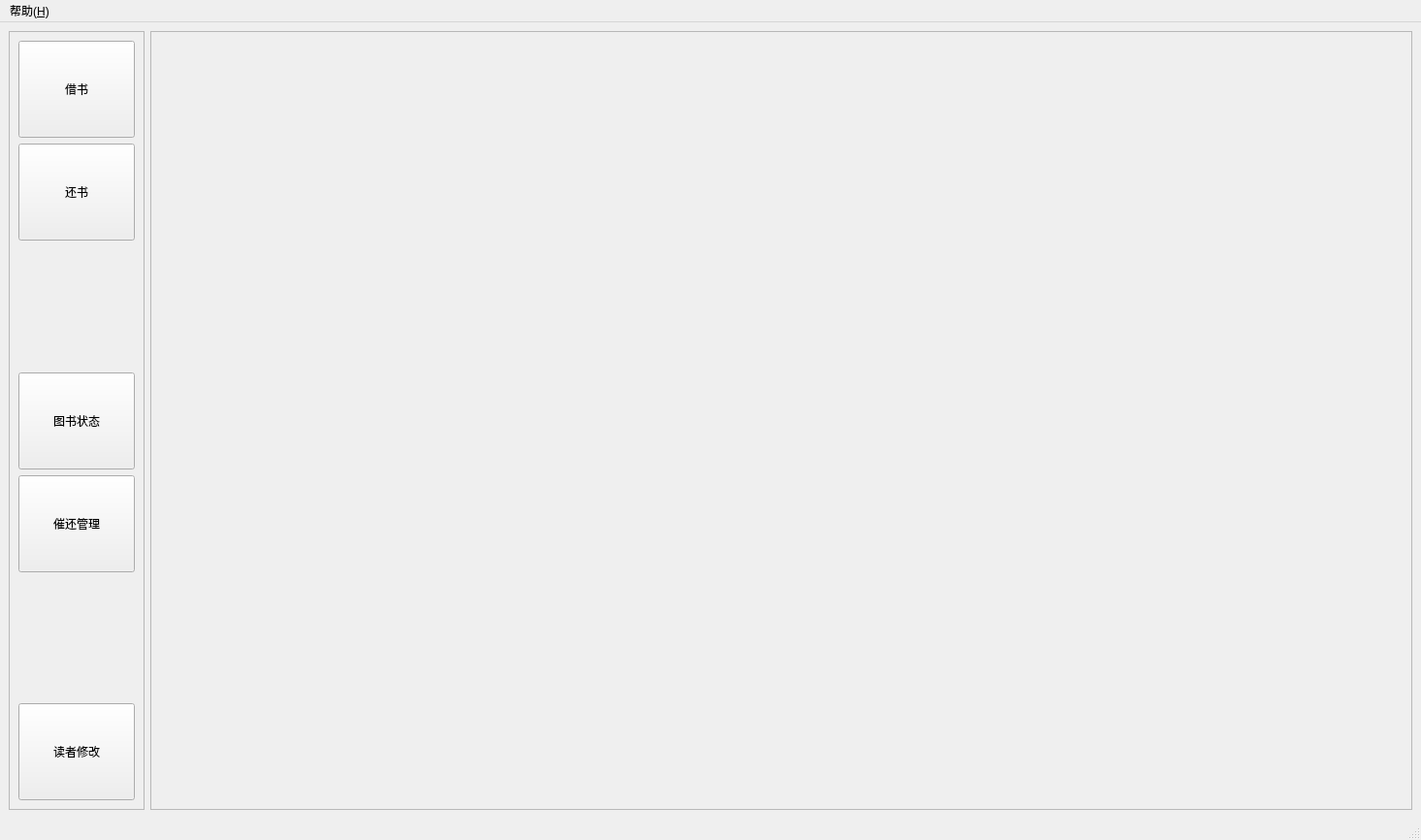
<?xml version="1.0" encoding="UTF-8"?>
<ui version="4.0">
 <class>MainWindow</class>
 <widget class="QMainWindow" name="MainWindow">
  <property name="geometry">
   <rect>
    <x>0</x>
    <y>0</y>
    <width>1465</width>
    <height>866</height>
   </rect>
  </property>
  <property name="windowTitle">
   <string>图书馆系统</string>
  </property>
  <widget class="QWidget" name="centralwidget">
   <layout class="QHBoxLayout" name="horizontalLayout">
    <item>
     <widget class="QFrame" name="frame">
      <property name="sizePolicy">
       <sizepolicy hsizetype="Fixed" vsizetype="Preferred">
        <horstretch>0</horstretch>
        <verstretch>0</verstretch>
       </sizepolicy>
      </property>
      <property name="frameShape">
       <enum>QFrame::Shape::StyledPanel</enum>
      </property>
      <property name="frameShadow">
       <enum>QFrame::Shadow::Raised</enum>
      </property>
      <layout class="QVBoxLayout" name="verticalLayout">
       <item>
        <widget class="QPushButton" name="BorrowBookButton">
         <property name="minimumSize">
          <size>
           <width>120</width>
           <height>100</height>
          </size>
         </property>
         <property name="text">
          <string>借书</string>
         </property>
        </widget>
       </item>
       <item>
        <widget class="QPushButton" name="ReturnBookButton">
         <property name="minimumSize">
          <size>
           <width>120</width>
           <height>100</height>
          </size>
         </property>
         <property name="text">
          <string>还书</string>
         </property>
        </widget>
       </item>
       <item>
        <spacer name="verticalSpacer">
         <property name="orientation">
          <enum>Qt::Orientation::Vertical</enum>
         </property>
         <property name="sizeHint" stdset="0">
          <size>
           <width>20</width>
           <height>148</height>
          </size>
         </property>
        </spacer>
       </item>
       <item>
        <widget class="QPushButton" name="BookStatusQueryButton">
         <property name="minimumSize">
          <size>
           <width>120</width>
           <height>100</height>
          </size>
         </property>
         <property name="text">
          <string>图书状态</string>
         </property>
        </widget>
       </item>
       <item>
        <widget class="QPushButton" name="RemindReturnButton">
         <property name="minimumSize">
          <size>
           <width>120</width>
           <height>100</height>
          </size>
         </property>
         <property name="text">
          <string>催还管理</string>
         </property>
        </widget>
       </item>
       <item>
        <spacer name="verticalSpacer_2">
         <property name="orientation">
          <enum>Qt::Orientation::Vertical</enum>
         </property>
         <property name="sizeHint" stdset="0">
          <size>
           <width>20</width>
           <height>147</height>
          </size>
         </property>
        </spacer>
       </item>
       <item>
        <widget class="QPushButton" name="EditReaderButton">
         <property name="minimumSize">
          <size>
           <width>120</width>
           <height>100</height>
          </size>
         </property>
         <property name="text">
          <string>读者修改</string>
         </property>
        </widget>
       </item>
      </layout>
     </widget>
    </item>
    <item>
     <widget class="QFrame" name="ContentFrame">
      <property name="frameShape">
       <enum>QFrame::Shape::StyledPanel</enum>
      </property>
      <property name="frameShadow">
       <enum>QFrame::Shadow::Raised</enum>
      </property>
      <layout class="QHBoxLayout" name="horizontalLayout_2">
       <property name="leftMargin">
        <number>0</number>
       </property>
       <property name="topMargin">
        <number>0</number>
       </property>
       <property name="rightMargin">
        <number>0</number>
       </property>
       <property name="bottomMargin">
        <number>0</number>
       </property>
       <item>
        <widget class="QStackedWidget" name="stackedWidget">
         <property name="sizePolicy">
          <sizepolicy hsizetype="Expanding" vsizetype="Preferred">
           <horstretch>0</horstretch>
           <verstretch>0</verstretch>
          </sizepolicy>
         </property>
        </widget>
       </item>
      </layout>
     </widget>
    </item>
   </layout>
  </widget>
  <widget class="QMenuBar" name="menubar">
   <property name="geometry">
    <rect>
     <x>0</x>
     <y>0</y>
     <width>1465</width>
     <height>25</height>
    </rect>
   </property>
   <widget class="QMenu" name="menu_H">
    <property name="title">
     <string>帮助(&amp;H)</string>
    </property>
    <addaction name="AboutAction"/>
   </widget>
   <addaction name="menu_H"/>
  </widget>
  <widget class="QStatusBar" name="statusbar"/>
  <action name="AboutAction">
   <property name="text">
    <string>关于(&amp;A)</string>
   </property>
  </action>
 </widget>
 <resources/>
 <connections/>
</ui>
